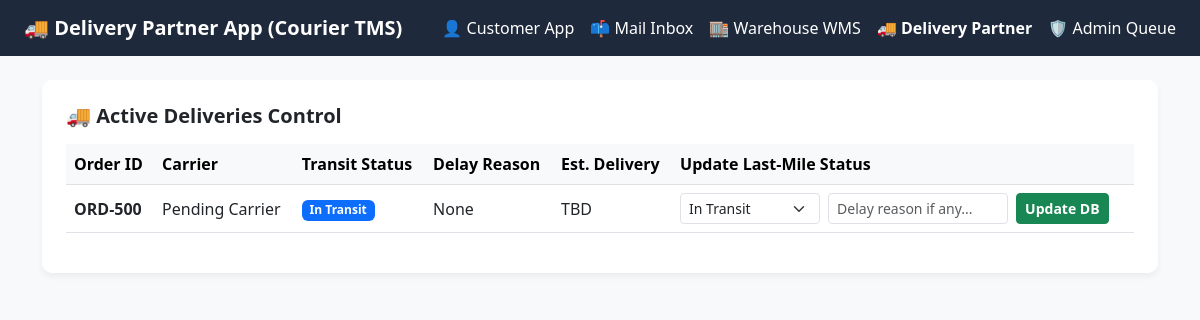
Page /delivery on the earlier database version.
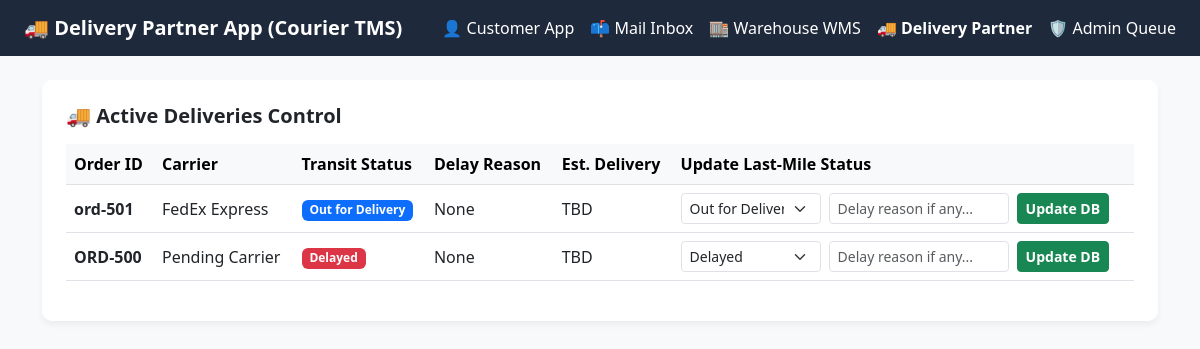
Same page on the later database version.
### models.py (models this page shows)
class DeliveryStatus(db.Model):
    __tablename__ = 'delivery_status'
    order_id = db.Column(db.String(50), primary_key=True)
    carrier = db.Column(db.String(50))
    transit_status = db.Column(db.String(50))
    delay_reason = db.Column(db.String(100))
    estimated_delivery = db.Column(db.String(20))

### app.py (the view)
@app.route("/delivery")
def delivery_portal():
    shipments = DeliveryStatus.query.order_by(DeliveryStatus.order_id.desc()).all()
    return render_template("delivery.html", shipments=shipments)

### templates/delivery.html (shortened to what this page needs)
<!DOCTYPE html>
<html lang="en">
<head>
    <link href="https://cdn.jsdelivr.net/npm/bootstrap@5.3.0/dist/css/bootstrap.min.css" rel="stylesheet">
</head>
<body>
    <nav class="navbar navbar-expand-lg navbar-dark px-4 mb-4">
        <a class="navbar-brand fw-bold" href="/">🚚 Delivery Partner App (Courier TMS)</a>
        <div class="ms-auto d-flex gap-3">
            <a class="nav-link text-white" href="/">👤 Customer App</a>
            <a class="nav-link text-white" href="/inbox">📫 Mail Inbox</a>
            <a class="nav-link text-white" href="/warehouse">🏬 Warehouse WMS</a>
            <a class="nav-link text-white fw-bold active" href="/delivery">🚚 Delivery Partner</a>
            <a class="nav-link text-white" href="/admin">🛡️ Admin Queue</a>
        </div>
    </nav>
    <div class="container">
        <div class="card p-4">
            <h5 class="fw-bold mb-3">🚚 Active Deliveries Control</h5>
            <div class="table-responsive">
                <table class="table table-hover align-middle">
                    <thead class="table-light">
                        <tr>
                            <th>Order ID</th>
                            <th>Carrier</th>
                            <th>Transit Status</th>
                            <th>Delay Reason</th>
                            <th>Est. Delivery</th>
                            <th>Update Last-Mile Status</th>
                        </tr>
                    </thead>
                    <tbody>
                        {% if shipments %}
                            {% for shipment in shipments %}
                            <tr>
                                <td class="fw-bold">{{ shipment.order_id }}</td>
                                <td>{{ shipment.carrier or 'FedEx Express' }}</td>
                                <td>
                                    <span class="badge {% if shipment.transit_status == 'Delivered' %}bg-success{% elif shipment.transit_status == 'Delayed' %}bg-danger{% elif shipment.transit_status == 'Cancelled' %}bg-secondary{% else %}bg-primary{% endif %}">
                                        {{ shipment.transit_status }}
                                    </span>
                                </td>
                                <td>{{ shipment.delay_reason or 'None' }}</td>
                                <td>{{ shipment.estimated_delivery or 'TBD' }}</td>
                                <td>
                                    <form action="/delivery/update" method="POST" class="d-flex gap-2">
                                        <select name="transit_status" class="form-select form-select-sm" style="width: 140px;">
                                            <option value="In Transit" {% if shipment.transit_status == 'In Transit' %}selected{% endif %}>In Transit</option>
                                            <option value="Out for Delivery" {% if shipment.transit_status == 'Out for Delivery' %}selected{% endif %}>Out for Delivery</option>
                                            <option value="Delayed" {% if shipment.transit_status == 'Delayed' %}selected{% endif %}>Delayed</option>
                                        </select>
                                        <input type="text" name="delay_reason" class="form-control form-control-sm" placeholder="Delay reason if any..." style="width: 180px;">
                                        <button type="submit" class="btn btn-sm btn-success fw-bold">Update DB</button>
                                    </form>
                                </td>
                            </tr>
                            {% endfor %}
                        {% else %}
                            <tr>
                                <td colspan="6" class="text-center text-muted py-4">No active delivery shipments found. Add an item from the Warehouse WMS portal to get started.</td>
                            </tr>
                        {% endif %}
                    </tbody>
                </table>
            </div>
        </div>
    </div>
</body>
</html>

### templates/delivery.html (style rules this page uses)
body { background-color: #f8f9fa; }
.navbar { background-color: #1e293b; }
.card { border-radius: 10px; border: none; box-shadow: 0 4px 6px rgba(0,0,0,0.05); }

Differences in the rows shown:
added DeliveryStatus: order_id "ord-501", carrier "FedEx Express", transit_status "Out for Delivery", delay_reason "None", estimated_delivery "TBD"
changed DeliveryStatus "ORD-500": transit_status "In Transit" → "Delayed"
